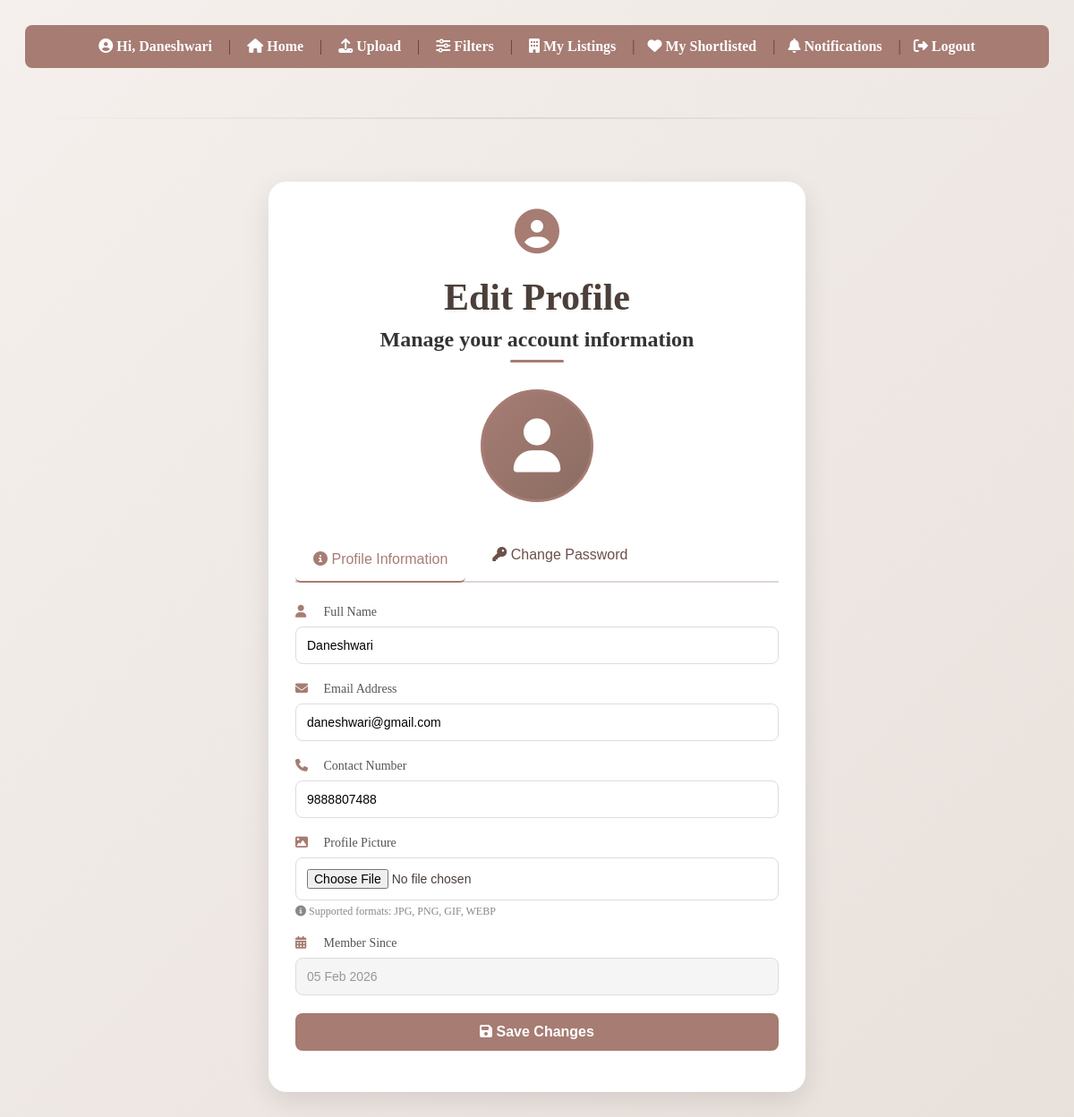
The page /edit_profile.php (signed in) on the database its author committed.
### tables this page shows
CREATE TABLE `users` (
  `user_id` int(11) NOT NULL,
  `name` varchar(100) NOT NULL,
  `email` varchar(100) NOT NULL,
  `contact` varchar(15) NOT NULL,
  `profile_picture` varchar(255) DEFAULT NULL,
  `password` varchar(255) NOT NULL,
  `is_admin` tinyint(1) NOT NULL DEFAULT 0,
  `created_at` timestamp NOT NULL DEFAULT current_timestamp(),
  `failed_attempts` int(11) DEFAULT 0,
  `last_failed` datetime DEFAULT NULL,
  `remember_token` varchar(255) DEFAULT NULL
);

### edit_profile.php (the view, shortened to what this page needs)
<?php
include("db.php");
include("navbar.php");
$user_id = $_SESSION['user_id'];
$query = mysqli_query($conn, "SELECT * FROM users WHERE user_id = '$user_id'");
$user = mysqli_fetch_assoc($query);
?>
<!DOCTYPE html>
<html>
<head>
    <link rel="stylesheet" href="style.css">
    <link rel="stylesheet" href="https://cdnjs.cloudflare.com/ajax/libs/font-awesome/6.5.0/css/all.min.css">
</head>
<body>
<div class="profile-container">
    <div class="profile-card">
        <div class="profile-header">
            <i class="fas fa-user-circle"></i>
            <h1>Edit Profile</h1>
            <h2>Manage your account information</i></h2>
        </div>
        <div class="profile-picture-section">
            <div class="profile-picture-container">
                <?php if ($user['profile_picture'] && file_exists("uploads/profiles/" . $user['profile_picture'])): ?>
                    <img src="uploads/profiles/<?php echo $user['profile_picture']; ?>" alt="Profile Picture" class="profile-img">
                <?php else: ?>
                    <div class="profile-img-placeholder">
                        <i class="fas fa-user"></i>
                    </div>
                <?php endif; ?>
            </div>
        </div>
        <div class="profile-tabs">
            <button class="tab-btn active" onclick="showTab('info')"><i class="fas fa-info-circle"></i> Profile Information</button>
            <button class="tab-btn" onclick="showTab('password')"><i class="fas fa-key"></i> Change Password</button>
        </div>
        <div id="info-tab" class="tab-content active">
            <form method="POST" enctype="multipart/form-data" class="profile-form">
                <div class="form-group">
                    <label><i class="fas fa-user"></i> Full Name</label>
                    <input type="text" name="name" value="<?php echo htmlspecialchars($user['name']); ?>" required>
                </div>
                <div class="form-group">
                    <label><i class="fas fa-envelope"></i> Email Address</label>
                    <input type="email" name="email" value="<?php echo htmlspecialchars($user['email']); ?>" required>
                </div>
                <div class="form-group">
                    <label><i class="fas fa-phone"></i> Contact Number</label>
                    <input type="text" name="contact" value="<?php echo htmlspecialchars($user['contact']); ?>" required>
                </div>
                <div class="form-group">
                    <label><i class="fas fa-image"></i> Profile Picture</label>
                    <input type="file" name="profile_picture" accept="image/*">
                    <small><i class="fas fa-info-circle"></i> Supported formats: JPG, PNG, GIF, WEBP</small>
                </div>
                <div class="form-group">
                    <label><i class="fas fa-calendar-alt"></i> Member Since</label>
                    <input type="text" value="<?php echo date('d M Y', strtotime($user['created_at'])); ?>" disabled>
                </div>
                <button type="submit" name="update_profile" class="save-btn">
                    <i class="fas fa-save"></i> Save Changes
                </button>
            </form>
        </div>
    </div>
</div>
</body>
</html>

### rows shown on the page
users: name "Daneshwari", email "daneshwari@gmail.com", contact "9888807488", created_at "05 Feb 2026"

### other values the page prints
$_SESSION['name'] "Daneshwari"
